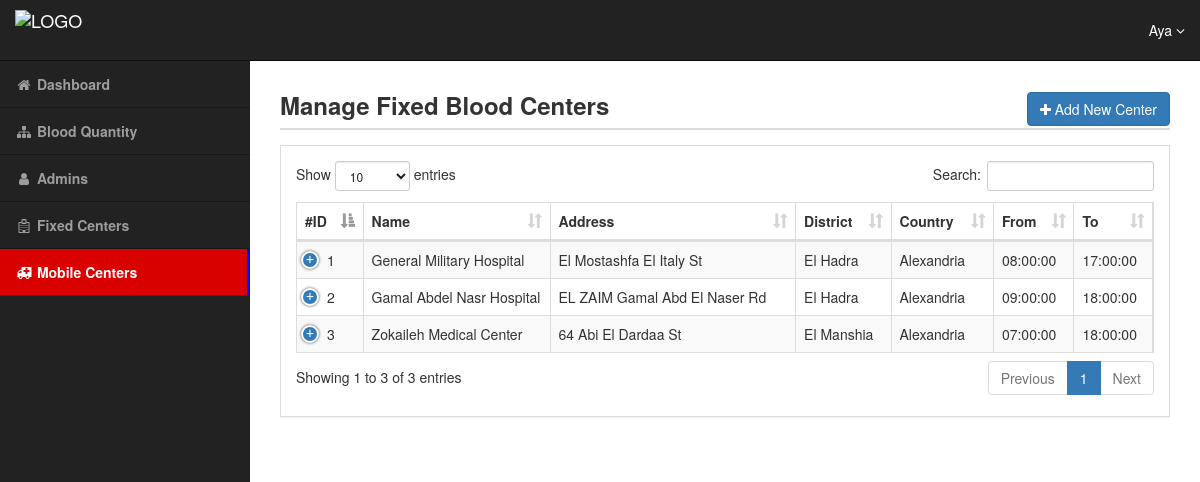
/manager/mobilecenters.php?do=Manage&page=Pending (signed in), run on an earlier commit of the app's database.
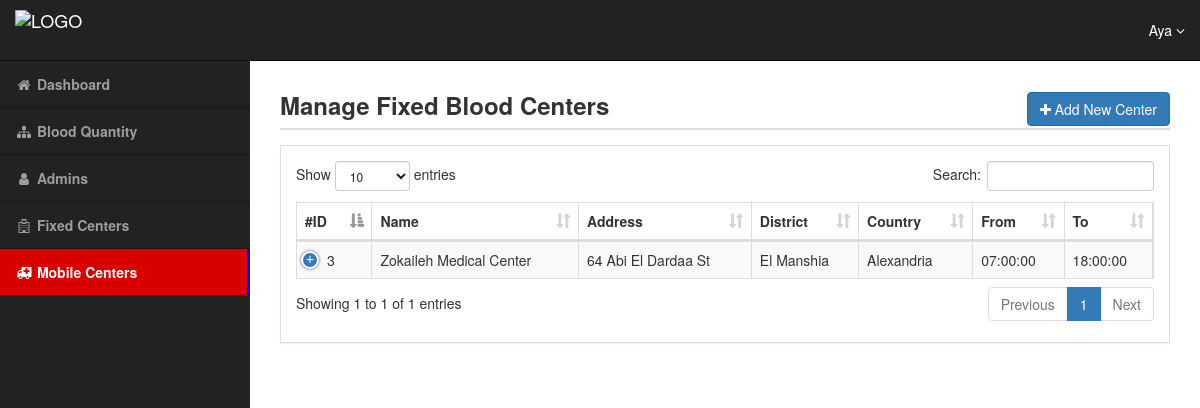
And on a later commit of the database.
### tables this page shows
CREATE TABLE `BloodCenter` (
  `id` int(11) NOT NULL,
  `name` varchar(255) NOT NULL,
  `address` text NOT NULL,
  `fromTime` time NOT NULL,
  `toTime` time NOT NULL,
  `countryid` int(11) DEFAULT NULL,
  `bloodCenterTypeid` int(11) DEFAULT NULL,
  `districtid` int(11) DEFAULT NULL,
  `registrationApproved` tinyint(4) NOT NULL DEFAULT '0'
);

CREATE TABLE `Distirct` (
  `id` int(11) NOT NULL,
  `name` varchar(30) NOT NULL
);

CREATE TABLE `Country` (
  `id` int(11) NOT NULL,
  `name` varchar(30) NOT NULL
);

### manager/mobilecenters.php (the view, shortened to what this page needs)
<?php
    if(isset($_SESSION['Username']) && $_SESSION['AdminLevel'] == 0){
        include 'init.php';
        $do = isset($_GET['do']) ? $_GET['do'] : 'Manage';
        if ($do == 'Manage') {
            $query = '';
            if (isset($_GET['page']) && $_GET['page'] == 'Pending') {
                $query = 'AND BloodCenter.registrationApproved = 0';
            }
            $stmt = $con->prepare(" SELECT  BloodCenter.id, BloodCenter.name, BloodCenter.address,
                                            BloodCenter.fromTime, BloodCenter.toTime, BloodCenter.registrationApproved, Country.name AS country,
                                            Distirct.name AS district
                                    FROM    BloodCenter, Country, Distirct
                                    WHERE   BloodCenter.bloodCenterTypeid = 2 &&
                                            BloodCenter.countryid = Country.id &&
                                            BloodCenter.districtid = Distirct.id $query
                                 ");
            $stmt->execute();
            $rows = $stmt->fetchAll();
            ?>
    <div id="wrapper">
        <div id="page-wrapper">
            <div class="container-fluid">
                <div class="row" id="main">
                    <div class="go-title">
                        <div class="pull-right"><a href="mobilecenters.php?do=Add"><div class="btn btn-primary"><i class="fa fa-plus"></i> Add New Center</div></a></div>
                        <h3>Manage Fixed Blood Centers</h3>
                        <div class="go-line"></div>
                    </div>
                    <div class="panel panel-default">
                        <div class="panel-body">
                            <div id="response">
                            </div>
                            <table class="table table-striped table-bordered dt-responsive nowrap" cellspacing="0" id="example" width="100%">
                                <thead>
                                    <tr>
                                        <th>#ID</th>
                                        <th>Name</th>
                                        <th>Address</th>
                                        <th>District</th>
                                        <th>Country</th>
                                        <th>From</th>
                                        <th>To</th>
                                    </tr>
                                </thead>
                                <tbody>
                                <?php
                                    foreach($rows as $row) {
                                        echo '<tr>';
                                            echo '<td>' . $row['id'] . '</td>';
                                            echo '<td>' . $row['name'] . '</td>';
                                            echo '<td>' . $row['address'] . '</td>';
                                            echo '<td>' . $row['district'] . '</td>';
                                            echo '<td>' . $row['country']. '</td>';
                                            echo '<td>' . $row['fromTime']. '</td>';
                                            echo '<td>' . $row['toTime']. '</td>';
                                        echo '</tr>';
                                    }
                        ?>
                                </tbody>
                            </table>
                        </div>
                    </div>
                </div>
            </div>
        </div>
    </div>
<?php
        }
        include $tpl . 'footer.php';
    } else {
        header('Location: ../Home.php');
        exit();
    }
?>

### manager/includes/templates/header.php (shortened to what this page needs)
<!DOCTYPE html>
<html>
<head>
    <link rel="stylesheet" href="<?php echo $css ?>dataTables.bootstrap.min.css">
    <link rel="stylesheet" href="<?php echo $css ?>responsive.bootstrap.min.css">
    <link rel="stylesheet" href="<?php echo $css ?>bootstrap-toggle.min.css">
    <link rel="stylesheet" href="<?php echo $css ?>font-awesome.min.css">
    <link rel="stylesheet" href="<?php echo $css ?>bootstrap.min.css">
    <link rel="stylesheet" href="<?php echo $css ?>backend.css">
    <link rel="stylesheet" type="text/css" href="<?php echo $css ?>style.css">
</head>
<body>

### manager/init.php (shortened to what this page needs)
<?php
$tpl    = 'includes/templates/';
$css    = 'layout/css/';
include $tpl . 'header.php';
if (!isset($noNavbar)) {include $tpl . 'navbar.php';}

### manager/includes/templates/navbar.php (shortened to what this page needs)
<nav class="navbar navbar-inverse navbar-fixed-top" role="navigation">
    <div class="navbar-header">
        <a class="navbar-brand" href="Dashboard.php">
            <img class="logo" src="layout/images/LOGO.png" alt="LOGO">
        </a>
    </div>
    <ul class="nav navbar-right top-nav">
        <li class="dropdown">
            <a href="javascript:;" class="dropdown-toggle" data-toggle="dropdown"><?php
                    if(isset($_SESSION['Username'])){
                        echo $_SESSION['Username'] . ' ';
                    } else {
                        echo "Admin ";
                    }?><b class="fa fa-angle-down"></b>
            </a>
        </li>
    </ul>
    <div class="collapse navbar-collapse navbar-ex1-collapse">
        <ul class="nav navbar-nav side-nav">
            <li>
                <a href="Dashboard.php">
                    <i class="fa fa-fw fa-home"></i> Dashboard</a>
            </li>
            <li>
                <a href="BloodQuantity.php">
                    <i class="fa fa-fw fa-sitemap"></i> Blood Quantity</a>
            </li>
            <li>
                <a href="members.php">
                    <i class="fa fa-fw fa-user"></i> Admins </a>
            </li>
            <li>
                <a href="fixedcenters.php">
                    <i class="fa fa-fw fa-hospital-o"></i> Fixed Centers </a>
            </li>
            <li>
                <a href="mobilecenters.php">
                <i class="fa fa-fw fa-ambulance"></i> Mobile Centers </a>
            </li>
        </ul>
    </div>
</nav>

### manager/includes/templates/footer.php (shortened to what this page needs)
</body>
</html>

### manager/layout/css/style.css (style rules this page uses)
@media (min-width:768px) { body { margin-top: 50px; } }
#wrapper { padding-left: 0; }
#page-wrapper { width: 100%; padding: 0; background-color: #fff; }
@media (min-width:768px) { #wrapper { padding-left: 250px; } }
@media (min-width:768px) { #page-wrapper { padding: 22px 10px; } }
.logo { width: 200px; padding-top: 5px; }
.top-nav { padding: 0 15px; }
.top-nav>li { display: inline-block; float: left; }
.top-nav>li>a { padding-top: 20px; padding-bottom: 20px; line-height: 20px; color: #fff; }
@media (min-width:768px) { .side-nav { position: fixed; top: 60px; left: 250px; width: 250px; margin-left: -250px; border: none; border-radius: 0; border-top: 1px rgba(0,0,0,.5) solid; overflow-y: auto; background-color: #222; bottom: 0; overflow-x: hidden; padding-bottom: 40px; } }
@media (min-width:768px) { .side-nav>li>a { width: 250px; font-weight: 700; border-bottom: 1px rgba(0,0,0,.3) solid; } }
@media (min-width:768px) { .navbar-nav>li>a { padding-bottom: 13px!important; padding-top: 13px!important; } }
.navbar-brand { padding: 5px 15px; }
.go-line { border: 1px solid #ddd; margin: 10px 0px; }
.go-title { margin: 0px 20px; }
.go-title h3 { font-weight: 700; }
.panel-default { border-radius: 0; margin: 15px 20px; }
.navbar-inverse .navbar-nav > .active > a { background-color: #d90000; border-right: 3px solid blue; }

What changed in the data, as far as the page shows it:
no longer on this page (row edited): bloodcenter: id "1", name "General Military Hospital", address "El Mostashfa El Italy St", districtid.name "El Hadra", countryid.name "Alexandria", fromTime "08:00:00", toTime "17:00:00"
no longer on this page (row edited): bloodcenter: id "2", name "Gamal Abdel Nasr Hospital", address "EL ZAIM Gamal Abd El Naser Rd", districtid.name "El Hadra", countryid.name "Alexandria", fromTime "09:00:00", toTime "18:00:00"
Also different on the page:
text written by a page script: "Show entries Search: Showing 1 to 3 of 3 entries Previous 1 Next" → "Show entries Search: Showing 1 to 1 of 1 entries Previous 1 Next"
